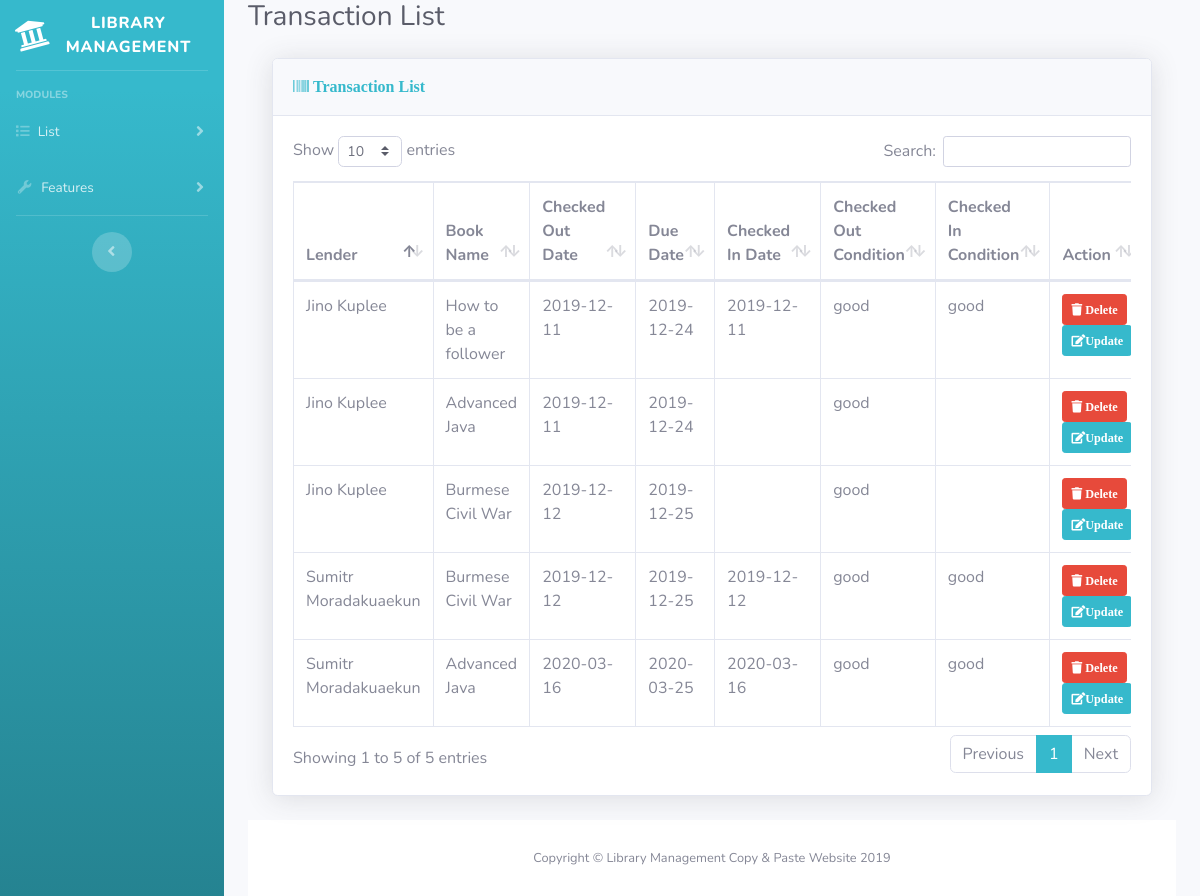
Page /transaction_list.php on the committed database.
### tables this page shows
CREATE TABLE `Transactions` (
  `TransactionsID` int(11) NOT NULL AUTO_INCREMENT,
  `ContactsID` int(11) NOT NULL,
  `AssetsID` int(11) NOT NULL,
  `CheckedOutDate` varchar(10) NOT NULL,
  `DueDate` varchar(10) NOT NULL,
  `CheckedInDate` varchar(10) DEFAULT NULL,
  `CheckedOutCondition` varchar(7) NOT NULL,
  `CheckedInCondition` varchar(7) DEFAULT NULL,
  PRIMARY KEY (`TransactionsID`),
  KEY `fk_Transactions_Contacts_idx` (`ContactsID`),
  KEY `fk_Transactions_Assets1_idx` (`AssetsID`),
  CONSTRAINT `fk_Transactions_Assets1` FOREIGN KEY (`AssetsID`) REFERENCES `Assets` (`AssetsID`),
  CONSTRAINT `fk_Transactions_Contacts` FOREIGN KEY (`ContactsID`) REFERENCES `Contacts` (`ContactsID`)
);

CREATE TABLE `Contacts` (
  `ContactsID` int(11) NOT NULL AUTO_INCREMENT,
  `IDNumber` varchar(9) NOT NULL,
  `FirstName` varchar(45) NOT NULL,
  `LastName` varchar(45) NOT NULL,
  `DateofBirth` varchar(10) NOT NULL,
  `Gender` varchar(6) NOT NULL,
  `MaritalStatus` varchar(11) NOT NULL,
  `SpouseName` varchar(45) DEFAULT NULL,
  `Citizen` varchar(2) NOT NULL,
  `Email` varchar(45) NOT NULL,
  `MobilePhone` varchar(45) NOT NULL,
  `HomePhone` varchar(45) DEFAULT NULL,
  `Address` varchar(200) DEFAULT NULL,
  PRIMARY KEY (`ContactsID`)
);

CREATE TABLE `Assets` (
  `AssetsID` int(11) NOT NULL AUTO_INCREMENT,
  `Category` varchar(45) NOT NULL,
  `BookName` varchar(100) NOT NULL,
  `Manufacturer` varchar(45) NOT NULL,
  `AcquiredDate` varchar(10) NOT NULL,
  `PurchasedPrice` varchar(45) NOT NULL,
  `CurrentValue` varchar(45) NOT NULL,
  `BookCondition` varchar(7) NOT NULL,
  `Location` varchar(45) NOT NULL,
  PRIMARY KEY (`AssetsID`)
);

### transaction_list.php (the view, shortened to what this page needs)
<!DOCTYPE html>
<html lang="en">
<head>
    <link href="vendor/fontawesome-free/css/all.min.css" rel="stylesheet" type="text/css">
    <link href="css/sb-admin-2.min.css" rel="stylesheet">
    <link href="vendor/datatables/dataTables.bootstrap4.min.css" rel="stylesheet">
</head>
<body id="page-top">
<div id="wrapper">
    <ul class="navbar-nav bg-gradient-info sidebar sidebar-dark accordion" id="accordionSidebar">
        <a class="sidebar-brand d-flex align-items-center justify-content-center" href="index.php">
            <div class="sidebar-brand-icon rotate-n-15">
                <i class="fa fa-university" aria-hidden="true"></i>
            </div>
            <div class="sidebar-brand-text mx-3">Library Management</div>
        </a>
        <hr class="sidebar-divider">
        <div class="sidebar-heading">
            Modules
        </div>
        <li class="nav-item">
            <a class="nav-link collapsed" href="#" data-toggle="collapse" data-target="#collapseTwo" aria-expanded="true" aria-controls="collapseTwo">
                <i class="fa fa-list" aria-hidden="true"></i>
                <span>List</span>
            </a>
        </li>
        <li class="nav-item">
            <a class="nav-link collapsed" href="#" data-toggle="collapse" data-target="#collapseUtilities" aria-expanded="true" aria-controls="collapseUtilities">
                <i class="fas fa-fw fa-wrench"></i>
                <span>Features</span>
            </a>
        </li>
        <hr class="sidebar-divider d-none d-md-block">
        <div class="text-center d-none d-md-inline">
            <button class="rounded-circle border-0" id="sidebarToggle"></button>
        </div>
    </ul>
    <div id="content-wrapper" class="d-flex flex-column">
        <div id="content">
            <div class="container-fluid">
                <div class="d-sm-flex align-items-center justify-content-between mb-4">
                    <h1 class="h3 mb-0 text-gray-800">Transaction List</h1>
                </div>
                <div class="container-fluid">
                    <div class="card shadow mb-4">
                        <div class="card-header py-3">
                            <h6 class="fa fa-barcode m-0 font-weight-bold text-info"> Transaction List</h6>
                        </div>
                        <div class="card-body">
                            <div class="table-responsive">
                                <?php
                                include_once 'edit/db_connect.php';
                                $query = "SELECT Transactions.TransactionsID, Contacts.FirstName, Contacts.LastName, Assets.BookName, Transactions.CheckedOutDate, Transactions.DueDate, Transactions.CheckedInDate, Transactions.CheckedOutCondition, Transactions.CheckedInCondition ";
                                $query .= "FROM Contacts ";
                                $query .= "JOIN Transactions ON Contacts.ContactsID = Transactions.ContactsID ";
                                $query .= "JOIN Assets ON Transactions.AssetsID = Assets.AssetsID";
                                $result = mysqli_query($conn,$query);
                                if (!$result) {
                                    $string = "<div class='alert alert-danger alert-dismissible fade show' role='alert'>
                                Query Failed!
                                <button type='button' class='close' data-dismiss='alert' aria-label='Close'>
                                <span aria-hidden='true'>&times;</span>
                                </button>
                                </div>";
                                    $_SESSION['transactionListMsg'] = $string;
                                } else {
                                    echo "<table class='table table-bordered' id='dataTable' width='100%' cellspacing='0'>";
                                    echo "<thead>";
                                    echo "<tr>";
                                    echo "<th>Lender</th>";
                                    echo "<th>Book Name</th>";
                                    echo "<th>Checked Out Date</th>";
                                    echo "<th>Due Date</th>";
                                    echo "<th>Checked In Date</th>";
                                    echo "<th>Checked Out Condition</th>";
                                    echo "<th>Checked In Condition</th>";
                                    echo "<th>Action</th>";
                                    echo "</tr>";
                                    echo"</thead>";
                                    echo "<tbody>";
                                    while ($row = mysqli_fetch_array($result)) {
                                        echo "<tr>";
                                        echo "<td>".$row['FirstName']." ".$row['LastName']."</td>";
                                        echo "<td>".$row['BookName']."</td>";
                                        echo "<td>".$row['CheckedOutDate']."</td>";
                                        echo "<td>".$row['DueDate']."</td>";
                                        echo "<td>".$row['CheckedInDate']."</td>";
                                        echo "<td>".$row['CheckedOutCondition']."</td>";
                                        echo "<td>".$row['CheckedInCondition']."</td>";
                                        echo "<td><a class='btn btn-danger btn-sm' href=edit/delete_transaction.php?id_number=".$row['TransactionsID'].">
                                        <i class='fas fa-trash fa-sm'> Delete</i></a>";
                                        echo "<a class='btn btn-info btn-sm' href=edit_update_transaction.php?id_number=".$row['TransactionsID'].">
                                        <i class='fa fa-edit fa-sm'>Update</i></a></td>";
                                        echo "</tr>";
                                    }
                                    echo "</tbody>";
                                    echo "</table>";
                                }
                                ?>
                            </div>
                        </div>
                    </div>
                </div>
                <footer class="sticky-footer bg-white">
                    <div class="container my-auto">
                        <div class="copyright text-center my-auto">
                            <span>Copyright &copy; Library Management Copy & Paste Website 2019</span>
                        </div>
                    </div>
                </footer>
            </div>
        </div>
    </div>
</div>
</body>
</html>

### rows in the picture
transactions: ContactsID.FirstName "Jino", ContactsID.LastName "Kuplee", AssetsID.BookName "How to be a follower", CheckedOutDate "2019-12-11", DueDate "2019-12-24", CheckedInDate "2019-12-11", CheckedOutCondition "good", CheckedInCondition "good"
transactions: ContactsID.FirstName "Jino", ContactsID.LastName "Kuplee", AssetsID.BookName "Advanced Java", CheckedOutDate "2019-12-11", DueDate "2019-12-24", CheckedOutCondition "good"
transactions: ContactsID.FirstName "Sumitr", ContactsID.LastName "Moradakuaekun", AssetsID.BookName "Burmese Civil War", CheckedOutDate "2019-12-12", DueDate "2019-12-25", CheckedInDate "2019-12-12", CheckedOutCondition "good", CheckedInCondition "good"
transactions: ContactsID.FirstName "Jino", ContactsID.LastName "Kuplee", AssetsID.BookName "Burmese Civil War", CheckedOutDate "2019-12-12", DueDate "2019-12-25", CheckedOutCondition "good"
transactions: ContactsID.FirstName "Sumitr", ContactsID.LastName "Moradakuaekun", AssetsID.BookName "Advanced Java", CheckedOutDate "2020-03-16", DueDate "2020-03-25", CheckedInDate "2020-03-16", CheckedOutCondition "good", CheckedInCondition "good"
